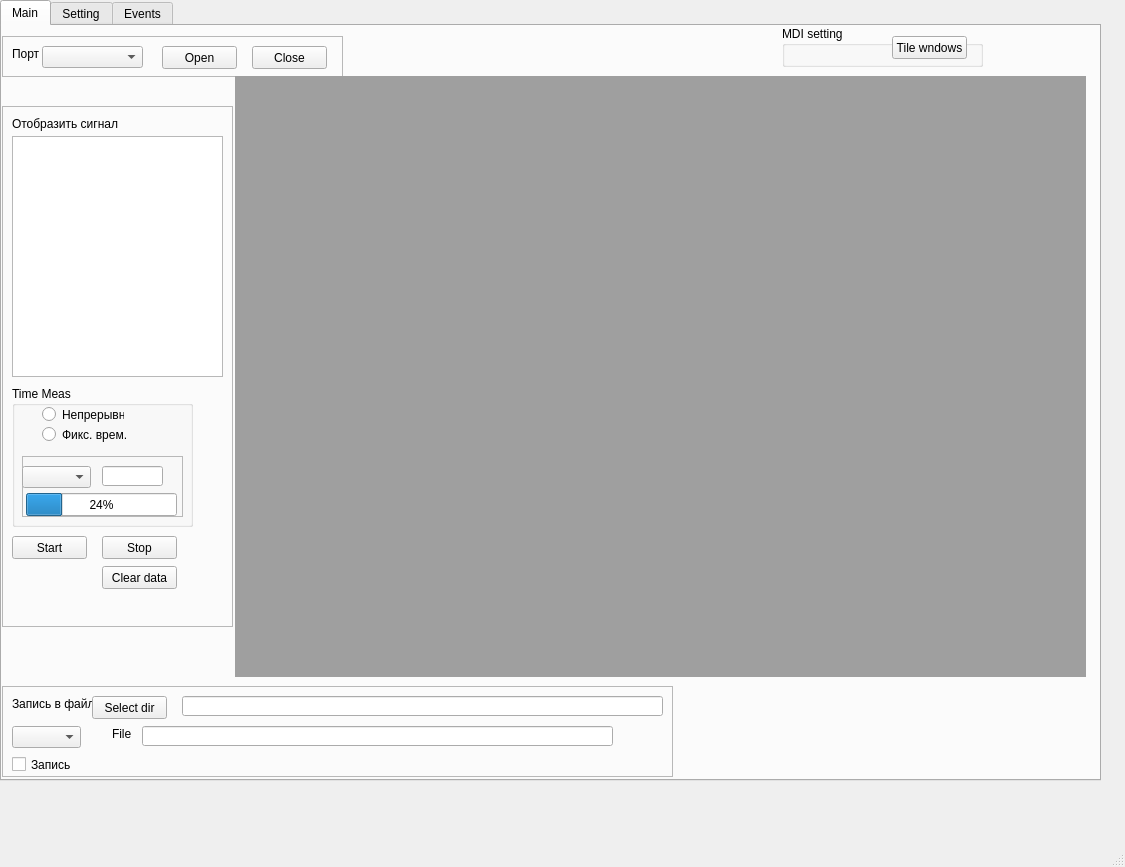
<?xml version="1.0" encoding="UTF-8"?>
<ui version="4.0">
 <class>MainWindow</class>
 <widget class="QMainWindow" name="MainWindow">
  <property name="geometry">
   <rect>
    <x>0</x>
    <y>0</y>
    <width>1125</width>
    <height>867</height>
   </rect>
  </property>
  <property name="windowTitle">
   <string>MainWindow</string>
  </property>
  <widget class="QWidget" name="centralwidget">
   <widget class="QTabWidget" name="tabWidget_General">
    <property name="geometry">
     <rect>
      <x>0</x>
      <y>0</y>
      <width>1101</width>
      <height>781</height>
     </rect>
    </property>
    <property name="currentIndex">
     <number>0</number>
    </property>
    <widget class="QWidget" name="tab_Main">
     <attribute name="title">
      <string>Main</string>
     </attribute>
     <widget class="QFrame" name="frame_OpenPort">
      <property name="geometry">
       <rect>
        <x>0</x>
        <y>10</y>
        <width>341</width>
        <height>41</height>
       </rect>
      </property>
      <property name="frameShape">
       <enum>QFrame::StyledPanel</enum>
      </property>
      <property name="frameShadow">
       <enum>QFrame::Raised</enum>
      </property>
      <widget class="QComboBox" name="comboBox_ComPort">
       <property name="geometry">
        <rect>
         <x>40</x>
         <y>10</y>
         <width>101</width>
         <height>22</height>
        </rect>
       </property>
      </widget>
      <widget class="QLabel" name="label_Port">
       <property name="geometry">
        <rect>
         <x>10</x>
         <y>10</y>
         <width>31</width>
         <height>16</height>
        </rect>
       </property>
       <property name="text">
        <string>Порт</string>
       </property>
      </widget>
      <widget class="QPushButton" name="pushButton_Open_Port">
       <property name="geometry">
        <rect>
         <x>160</x>
         <y>10</y>
         <width>75</width>
         <height>23</height>
        </rect>
       </property>
       <property name="text">
        <string>Open</string>
       </property>
      </widget>
      <widget class="QPushButton" name="pushButton_Close_port">
       <property name="geometry">
        <rect>
         <x>250</x>
         <y>10</y>
         <width>75</width>
         <height>23</height>
        </rect>
       </property>
       <property name="text">
        <string>Close</string>
       </property>
      </widget>
     </widget>
     <widget class="QFrame" name="frame_Signal">
      <property name="geometry">
       <rect>
        <x>0</x>
        <y>80</y>
        <width>231</width>
        <height>521</height>
       </rect>
      </property>
      <property name="frameShape">
       <enum>QFrame::StyledPanel</enum>
      </property>
      <property name="frameShadow">
       <enum>QFrame::Raised</enum>
      </property>
      <widget class="QLabel" name="label_Show_Signals">
       <property name="geometry">
        <rect>
         <x>10</x>
         <y>10</y>
         <width>131</width>
         <height>16</height>
        </rect>
       </property>
       <property name="text">
        <string>Отобразить сигнал</string>
       </property>
      </widget>
      <widget class="QTableWidget" name="table_Show_Signals">
       <property name="geometry">
        <rect>
         <x>10</x>
         <y>30</y>
         <width>211</width>
         <height>241</height>
        </rect>
       </property>
      </widget>
      <widget class="QGroupBox" name="groupBox_Time_meas">
       <property name="geometry">
        <rect>
         <x>10</x>
         <y>280</y>
         <width>181</width>
         <height>141</height>
        </rect>
       </property>
       <property name="title">
        <string>Time Meas</string>
       </property>
       <widget class="QRadioButton" name="radioButton_Contitue_time">
        <property name="geometry">
         <rect>
          <x>30</x>
          <y>20</y>
          <width>82</width>
          <height>17</height>
         </rect>
        </property>
        <property name="text">
         <string>Непрерывно</string>
        </property>
       </widget>
       <widget class="QRadioButton" name="radioButton_Limit_Time">
        <property name="geometry">
         <rect>
          <x>30</x>
          <y>40</y>
          <width>91</width>
          <height>17</height>
         </rect>
        </property>
        <property name="text">
         <string>Фикс. врем.</string>
        </property>
       </widget>
       <widget class="QFrame" name="frame_Time_Limit_Meas">
        <property name="geometry">
         <rect>
          <x>10</x>
          <y>70</y>
          <width>161</width>
          <height>61</height>
         </rect>
        </property>
        <property name="frameShape">
         <enum>QFrame::StyledPanel</enum>
        </property>
        <property name="frameShadow">
         <enum>QFrame::Raised</enum>
        </property>
        <widget class="QComboBox" name="comboBox_Unit_Time">
         <property name="geometry">
          <rect>
           <x>0</x>
           <y>10</y>
           <width>69</width>
           <height>22</height>
          </rect>
         </property>
        </widget>
        <widget class="QLineEdit" name="lineEdit_Time_Measure">
         <property name="geometry">
          <rect>
           <x>80</x>
           <y>10</y>
           <width>61</width>
           <height>20</height>
          </rect>
         </property>
        </widget>
        <widget class="QProgressBar" name="progressBar_Time_Measure">
         <property name="geometry">
          <rect>
           <x>4</x>
           <y>37</y>
           <width>151</width>
           <height>23</height>
          </rect>
         </property>
         <property name="inputMethodHints">
          <set>Qt::ImhTime</set>
         </property>
         <property name="value">
          <number>24</number>
         </property>
        </widget>
       </widget>
      </widget>
      <widget class="QPushButton" name="pushButton_Start_Meas">
       <property name="geometry">
        <rect>
         <x>10</x>
         <y>430</y>
         <width>75</width>
         <height>23</height>
        </rect>
       </property>
       <property name="text">
        <string>Start</string>
       </property>
      </widget>
      <widget class="QPushButton" name="pushButton_Stop_Meas">
       <property name="geometry">
        <rect>
         <x>100</x>
         <y>430</y>
         <width>75</width>
         <height>23</height>
        </rect>
       </property>
       <property name="text">
        <string>Stop</string>
       </property>
      </widget>
      <widget class="QPushButton" name="pushButton_Clear_data">
       <property name="geometry">
        <rect>
         <x>100</x>
         <y>460</y>
         <width>75</width>
         <height>23</height>
        </rect>
       </property>
       <property name="text">
        <string>Clear data</string>
       </property>
      </widget>
     </widget>
     <widget class="QMdiArea" name="mdiArea">
      <property name="geometry">
       <rect>
        <x>233</x>
        <y>50</y>
        <width>851</width>
        <height>601</height>
       </rect>
      </property>
     </widget>
     <widget class="QFrame" name="frame_Save_Data">
      <property name="geometry">
       <rect>
        <x>0</x>
        <y>660</y>
        <width>671</width>
        <height>91</height>
       </rect>
      </property>
      <property name="frameShape">
       <enum>QFrame::StyledPanel</enum>
      </property>
      <property name="frameShadow">
       <enum>QFrame::Raised</enum>
      </property>
      <widget class="QLabel" name="label_Record_to_File">
       <property name="geometry">
        <rect>
         <x>10</x>
         <y>10</y>
         <width>81</width>
         <height>16</height>
        </rect>
       </property>
       <property name="text">
        <string>Запись в файл</string>
       </property>
      </widget>
      <widget class="QPushButton" name="pushButton_Select_Dir_to_Save">
       <property name="geometry">
        <rect>
         <x>90</x>
         <y>10</y>
         <width>75</width>
         <height>23</height>
        </rect>
       </property>
       <property name="text">
        <string>Select dir</string>
       </property>
      </widget>
      <widget class="QLineEdit" name="lineEdit_Path_to_Save">
       <property name="geometry">
        <rect>
         <x>180</x>
         <y>10</y>
         <width>481</width>
         <height>20</height>
        </rect>
       </property>
      </widget>
      <widget class="QLineEdit" name="lineEdit_Name_to_Save">
       <property name="geometry">
        <rect>
         <x>140</x>
         <y>40</y>
         <width>471</width>
         <height>20</height>
        </rect>
       </property>
      </widget>
      <widget class="QLabel" name="label_Name_File_Save">
       <property name="geometry">
        <rect>
         <x>110</x>
         <y>40</y>
         <width>21</width>
         <height>16</height>
        </rect>
       </property>
       <property name="text">
        <string>File</string>
       </property>
      </widget>
      <widget class="QComboBox" name="comboBox_Type_File_Save">
       <property name="geometry">
        <rect>
         <x>10</x>
         <y>40</y>
         <width>69</width>
         <height>22</height>
        </rect>
       </property>
      </widget>
      <widget class="QCheckBox" name="checkBox_Write_Save_Data">
       <property name="geometry">
        <rect>
         <x>10</x>
         <y>70</y>
         <width>70</width>
         <height>17</height>
        </rect>
       </property>
       <property name="text">
        <string>Запись</string>
       </property>
      </widget>
     </widget>
     <widget class="QGroupBox" name="groupBox_Setting_MDI">
      <property name="geometry">
       <rect>
        <x>780</x>
        <y>0</y>
        <width>201</width>
        <height>41</height>
       </rect>
      </property>
      <property name="title">
       <string>MDI setting</string>
      </property>
      <widget class="QPushButton" name="pushButton_set_tile_windows_mdi">
       <property name="geometry">
        <rect>
         <x>110</x>
         <y>10</y>
         <width>75</width>
         <height>23</height>
        </rect>
       </property>
       <property name="text">
        <string>Tile wndows</string>
       </property>
      </widget>
     </widget>
    </widget>
    <widget class="QWidget" name="tab_Setting">
     <attribute name="title">
      <string>Setting</string>
     </attribute>
     <widget class="QGroupBox" name="groupBox_Type_Controller">
      <property name="geometry">
       <rect>
        <x>10</x>
        <y>20</y>
        <width>171</width>
        <height>51</height>
       </rect>
      </property>
      <property name="title">
       <string>Controller</string>
      </property>
      <widget class="QComboBox" name="comboBox_Type_Controller">
       <property name="geometry">
        <rect>
         <x>10</x>
         <y>20</y>
         <width>151</width>
         <height>22</height>
        </rect>
       </property>
      </widget>
     </widget>
     <widget class="QGroupBox" name="groupBox_Setting_ADC">
      <property name="geometry">
       <rect>
        <x>40</x>
        <y>80</y>
        <width>111</width>
        <height>301</height>
       </rect>
      </property>
      <property name="title">
       <string>Setting ADC</string>
      </property>
      <widget class="QPushButton" name="pushButton_Send_Setting_ADC">
       <property name="geometry">
        <rect>
         <x>10</x>
         <y>270</y>
         <width>75</width>
         <height>23</height>
        </rect>
       </property>
       <property name="text">
        <string>Send</string>
       </property>
      </widget>
      <widget class="QCheckBox" name="checkBox_A0CH">
       <property name="geometry">
        <rect>
         <x>10</x>
         <y>20</y>
         <width>70</width>
         <height>17</height>
        </rect>
       </property>
       <property name="text">
        <string>A0</string>
       </property>
      </widget>
      <widget class="QCheckBox" name="checkBox_A4CH">
       <property name="geometry">
        <rect>
         <x>10</x>
         <y>120</y>
         <width>70</width>
         <height>17</height>
        </rect>
       </property>
       <property name="text">
        <string>A4</string>
       </property>
      </widget>
      <widget class="QCheckBox" name="checkBox_A3CH">
       <property name="geometry">
        <rect>
         <x>10</x>
         <y>95</y>
         <width>70</width>
         <height>17</height>
        </rect>
       </property>
       <property name="text">
        <string>A3</string>
       </property>
      </widget>
      <widget class="QCheckBox" name="checkBox_A2CH">
       <property name="geometry">
        <rect>
         <x>10</x>
         <y>70</y>
         <width>70</width>
         <height>17</height>
        </rect>
       </property>
       <property name="text">
        <string>A2</string>
       </property>
      </widget>
      <widget class="QCheckBox" name="checkBox_A5CH">
       <property name="geometry">
        <rect>
         <x>10</x>
         <y>150</y>
         <width>70</width>
         <height>17</height>
        </rect>
       </property>
       <property name="text">
        <string>A5</string>
       </property>
      </widget>
      <widget class="QCheckBox" name="checkBox_ADC1015">
       <property name="geometry">
        <rect>
         <x>10</x>
         <y>180</y>
         <width>70</width>
         <height>17</height>
        </rect>
       </property>
       <property name="text">
        <string>ADS1015</string>
       </property>
      </widget>
      <widget class="QCheckBox" name="checkBox_A1CH">
       <property name="geometry">
        <rect>
         <x>10</x>
         <y>46</y>
         <width>70</width>
         <height>17</height>
        </rect>
       </property>
       <property name="text">
        <string>A1</string>
       </property>
      </widget>
      <widget class="QCheckBox" name="checkBox_AHT25_x38">
       <property name="geometry">
        <rect>
         <x>10</x>
         <y>210</y>
         <width>81</width>
         <height>17</height>
        </rect>
       </property>
       <property name="text">
        <string>AHT25_x38</string>
       </property>
      </widget>
     </widget>
     <widget class="QGroupBox" name="groupBox_Link_with_PC">
      <property name="geometry">
       <rect>
        <x>200</x>
        <y>10</y>
        <width>201</width>
        <height>141</height>
       </rect>
      </property>
      <property name="title">
       <string>Linking with an external device</string>
      </property>
      <widget class="QLineEdit" name="lineEdit_Speed">
       <property name="geometry">
        <rect>
         <x>70</x>
         <y>100</y>
         <width>113</width>
         <height>20</height>
        </rect>
       </property>
      </widget>
      <widget class="QRadioButton" name="radioButton_Link_with_PC_USB">
       <property name="geometry">
        <rect>
         <x>10</x>
         <y>30</y>
         <width>82</width>
         <height>17</height>
        </rect>
       </property>
       <property name="text">
        <string>USB 2</string>
       </property>
      </widget>
      <widget class="QRadioButton" name="radioButton_Link_with_PC_WiFi">
       <property name="geometry">
        <rect>
         <x>10</x>
         <y>70</y>
         <width>82</width>
         <height>17</height>
        </rect>
       </property>
       <property name="text">
        <string>WiFi</string>
       </property>
      </widget>
      <widget class="QLabel" name="label_Link_with_PC_Speed">
       <property name="geometry">
        <rect>
         <x>10</x>
         <y>100</y>
         <width>47</width>
         <height>13</height>
        </rect>
       </property>
       <property name="text">
        <string>Speed</string>
       </property>
      </widget>
      <widget class="QRadioButton" name="radioButton_Link_with_PC_Bluetooth">
       <property name="geometry">
        <rect>
         <x>10</x>
         <y>50</y>
         <width>82</width>
         <height>17</height>
        </rect>
       </property>
       <property name="text">
        <string>Bluetooth</string>
       </property>
      </widget>
     </widget>
     <widget class="QGroupBox" name="groupBox_Data_Setting_Meas">
      <property name="geometry">
       <rect>
        <x>410</x>
        <y>10</y>
        <width>191</width>
        <height>141</height>
       </rect>
      </property>
      <property name="title">
       <string>Data Setting Meas</string>
      </property>
      <widget class="QCheckBox" name="checkBox_Data_Setting_Meas_smoth">
       <property name="geometry">
        <rect>
         <x>10</x>
         <y>90</y>
         <width>151</width>
         <height>17</height>
        </rect>
       </property>
       <property name="text">
        <string> Сглаживать CheckBox</string>
       </property>
      </widget>
      <widget class="QLineEdit" name="lineEdit_Data_Setting_Meas_Freq">
       <property name="geometry">
        <rect>
         <x>82</x>
         <y>50</y>
         <width>81</width>
         <height>20</height>
        </rect>
       </property>
      </widget>
      <widget class="QLabel" name="label_Data_Setting_Meas">
       <property name="geometry">
        <rect>
         <x>10</x>
         <y>30</y>
         <width>151</width>
         <height>16</height>
        </rect>
       </property>
       <property name="text">
        <string>Частота дискретизации, Гц</string>
       </property>
      </widget>
     </widget>
     <widget class="QGroupBox" name="groupBox_SafeMode">
      <property name="geometry">
       <rect>
        <x>210</x>
        <y>160</y>
        <width>161</width>
        <height>211</height>
       </rect>
      </property>
      <property name="title">
       <string>SafeMode</string>
      </property>
      <widget class="QPushButton" name="pushButton_Send_SefeMode">
       <property name="geometry">
        <rect>
         <x>70</x>
         <y>160</y>
         <width>75</width>
         <height>23</height>
        </rect>
       </property>
       <property name="text">
        <string>Send</string>
       </property>
      </widget>
      <widget class="QRadioButton" name="radioButton_2">
       <property name="geometry">
        <rect>
         <x>10</x>
         <y>60</y>
         <width>82</width>
         <height>17</height>
        </rect>
       </property>
       <property name="text">
        <string>RadioButton</string>
       </property>
      </widget>
      <widget class="QRadioButton" name="radioButton_4">
       <property name="geometry">
        <rect>
         <x>10</x>
         <y>120</y>
         <width>82</width>
         <height>17</height>
        </rect>
       </property>
       <property name="text">
        <string>RadioButton</string>
       </property>
      </widget>
      <widget class="QRadioButton" name="radioButton">
       <property name="geometry">
        <rect>
         <x>10</x>
         <y>30</y>
         <width>82</width>
         <height>17</height>
        </rect>
       </property>
       <property name="text">
        <string>RadioButton</string>
       </property>
      </widget>
      <widget class="QRadioButton" name="radioButton_3">
       <property name="geometry">
        <rect>
         <x>10</x>
         <y>90</y>
         <width>82</width>
         <height>17</height>
        </rect>
       </property>
       <property name="text">
        <string>RadioButton</string>
       </property>
      </widget>
     </widget>
     <widget class="QFrame" name="frame">
      <property name="geometry">
       <rect>
        <x>10</x>
        <y>630</y>
        <width>341</width>
        <height>111</height>
       </rect>
      </property>
      <property name="frameShape">
       <enum>QFrame::StyledPanel</enum>
      </property>
      <property name="frameShadow">
       <enum>QFrame::Raised</enum>
      </property>
      <widget class="QPushButton" name="pushButton_Send_Setting_Controller_AllParams">
       <property name="geometry">
        <rect>
         <x>30</x>
         <y>20</y>
         <width>91</width>
         <height>23</height>
        </rect>
       </property>
       <property name="sizePolicy">
        <sizepolicy hsizetype="Maximum" vsizetype="Fixed">
         <horstretch>0</horstretch>
         <verstretch>0</verstretch>
        </sizepolicy>
       </property>
       <property name="text">
        <string>Send All Param</string>
       </property>
      </widget>
      <widget class="QPushButton" name="pushButton_Send_Setting_Controller_AllParams_2">
       <property name="geometry">
        <rect>
         <x>10</x>
         <y>70</y>
         <width>121</width>
         <height>23</height>
        </rect>
       </property>
       <property name="sizePolicy">
        <sizepolicy hsizetype="Maximum" vsizetype="Fixed">
         <horstretch>0</horstretch>
         <verstretch>0</verstretch>
        </sizepolicy>
       </property>
       <property name="text">
        <string>Get about Contrl</string>
       </property>
      </widget>
      <widget class="QTextEdit" name="textEdit_Info_Controller">
       <property name="geometry">
        <rect>
         <x>170</x>
         <y>6</y>
         <width>161</width>
         <height>101</height>
        </rect>
       </property>
      </widget>
     </widget>
     <widget class="QGroupBox" name="groupBox_Visual_Effects">
      <property name="geometry">
       <rect>
        <x>620</x>
        <y>10</y>
        <width>191</width>
        <height>191</height>
       </rect>
      </property>
      <property name="title">
       <string>Visual Effects</string>
      </property>
      <widget class="QLineEdit" name="lineEdit_Visual_Effects_count_points">
       <property name="geometry">
        <rect>
         <x>82</x>
         <y>50</y>
         <width>81</width>
         <height>20</height>
        </rect>
       </property>
      </widget>
      <widget class="QLabel" name="label_Visual_Effecs_count_points">
       <property name="geometry">
        <rect>
         <x>10</x>
         <y>30</y>
         <width>151</width>
         <height>16</height>
        </rect>
       </property>
       <property name="text">
        <string>Колич. точек на графике</string>
       </property>
      </widget>
      <widget class="QLabel" name="label_Visual_Effecs_thinning">
       <property name="geometry">
        <rect>
         <x>10</x>
         <y>80</y>
         <width>151</width>
         <height>16</height>
        </rect>
       </property>
       <property name="text">
        <string>Прореживание</string>
       </property>
      </widget>
      <widget class="QLineEdit" name="lineEdit_Visual_Effects_thinning">
       <property name="geometry">
        <rect>
         <x>80</x>
         <y>100</y>
         <width>81</width>
         <height>20</height>
        </rect>
       </property>
      </widget>
      <widget class="QLabel" name="label_Visual_Effecs_dalayDrawFig">
       <property name="geometry">
        <rect>
         <x>10</x>
         <y>130</y>
         <width>151</width>
         <height>16</height>
        </rect>
       </property>
       <property name="text">
        <string>Задержка прорисовки, с</string>
       </property>
      </widget>
      <widget class="QLineEdit" name="lineEdit_Visual_Effects_dalayDrawFig">
       <property name="geometry">
        <rect>
         <x>80</x>
         <y>150</y>
         <width>81</width>
         <height>20</height>
        </rect>
       </property>
      </widget>
     </widget>
    </widget>
    <widget class="QWidget" name="tab_Events">
     <attribute name="title">
      <string>Events</string>
     </attribute>
     <widget class="QFrame" name="frame_2">
      <property name="geometry">
       <rect>
        <x>20</x>
        <y>10</y>
        <width>971</width>
        <height>721</height>
       </rect>
      </property>
      <property name="frameShape">
       <enum>QFrame::StyledPanel</enum>
      </property>
      <property name="frameShadow">
       <enum>QFrame::Raised</enum>
      </property>
      <widget class="QTableView" name="tableView_Events">
       <property name="geometry">
        <rect>
         <x>10</x>
         <y>10</y>
         <width>941</width>
         <height>701</height>
        </rect>
       </property>
      </widget>
     </widget>
    </widget>
   </widget>
  </widget>
  <widget class="QMenuBar" name="menubar">
   <property name="geometry">
    <rect>
     <x>0</x>
     <y>0</y>
     <width>1125</width>
     <height>21</height>
    </rect>
   </property>
  </widget>
  <widget class="QStatusBar" name="statusbar"/>
 </widget>
 <resources/>
 <connections/>
</ui>
